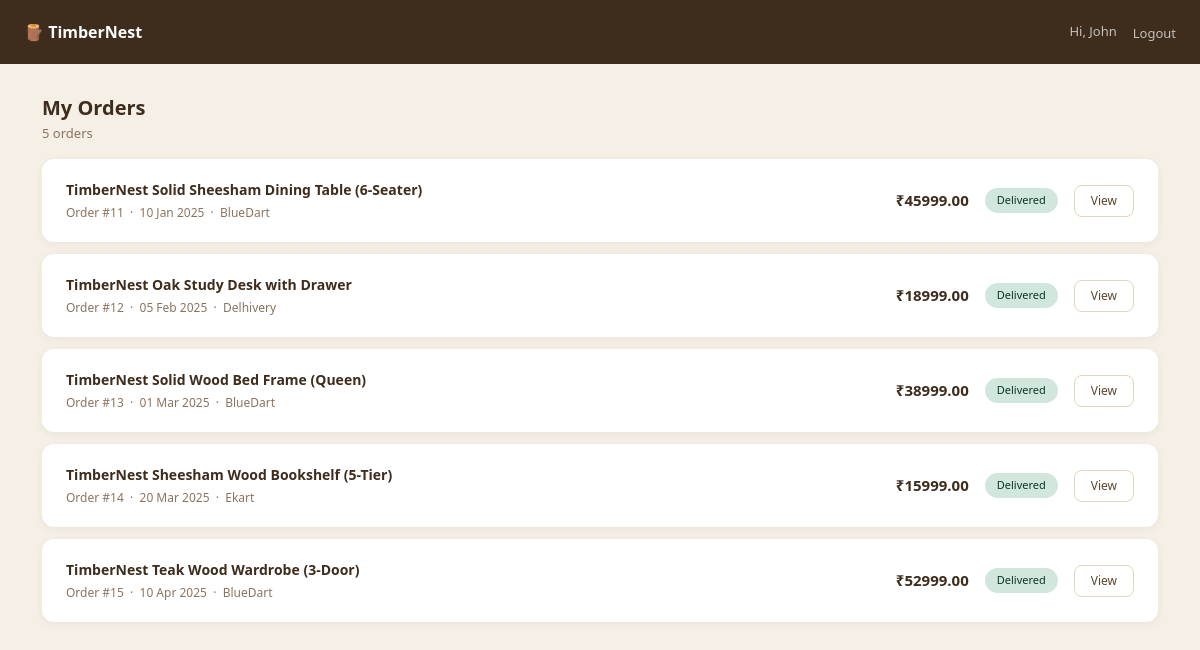
The app's page /orders/ (signed in) with its own data.
### orders/models.py (models this page shows, shortened)
class Order(models.Model):
    STATUS_CHOICE = [
        ("pending", "Pending"),
        ("dispatched", "Dispatched"),
        ("delivered", "Delivered"),
        ("cancelled", "Cancelled")
    ]
    user = models.ForeignKey(User, on_delete=models.CASCADE, related_name="orders")
    product = models.ForeignKey(Product, on_delete=models.SET_NULL, null=True, related_name="orders")
    product_name = models.CharField(max_length=255)
    amount = models.DecimalField(max_digits=10, decimal_places=2)
    status = models.CharField(max_length=100, choices=STATUS_CHOICE, default="pending")
    carrier = models.CharField(max_length=100, blank=True)
    tracking_number = models.CharField(max_length=100, blank=True)
    delivery = models.TextField(blank=True)
    created_at = models.DateTimeField(auto_now_add=True)
    updated_at = models.DateTimeField(auto_now=True, null=True)

### orders/views.py (the view)
# urls.py: path("", views.orders_list, name="orders_list"),
@login_required
def orders_list(request):
    orders = Order.objects.filter(user=request.user)
    context = {
        "orders": orders
    }
    return render(request, "orders_list.html", context)

### templates/orders_list.html (shortened to what this page needs)
<!DOCTYPE html>
<html lang="en">
<head>
  <link href="https://cdn.jsdelivr.net/npm/bootstrap@5.3.0/dist/css/bootstrap.min.css" rel="stylesheet"/>
</head>
<body>
<nav class="navbar d-flex align-items-center justify-content-between">
  <span class="navbar-brand">🪵 TimberNest</span>
  <div class="d-flex align-items-center">
    <span class="navbar-text">Hi, {{ request.user.first_name }}</span>
    <form method="POST" action="{% url 'logout' %}" style="display:inline;">
      <button type="submit" class="logout-btn">Logout</button>
    </form>
  </div>
</nav>
<div class="container">
  <div class="page-header">
    <h5>My Orders</h5>
    <p>{{ orders.count }} order{{ orders.count|pluralize }}</p>
  </div>
  {% if orders %}
    {% for order in orders %}
    <div class="order-card">
      <div>
        <p class="order-product">{{ order.product_name }}</p>
        <p class="order-meta">
          Order #{{ order.id }}
          &nbsp;·&nbsp;
          {{ order.created_at|date:"d M Y" }}
          {% if order.carrier %}
            &nbsp;·&nbsp; {{ order.carrier }}
          {% endif %}
        </p>
      </div>
      <div class="d-flex align-items-center gap-3">
        <span class="order-amount">₹{{ order.amount }}</span>
        <span class="badge-{{ order.status }}">
          {{ order.get_status_display }}
        </span>
        <a href="{% url 'order_detail' order.id %}" class="btn-view">View</a>
      </div>
    </div>
    {% endfor %}
  {% else %}
    <div style="text-align:center;padding:60px 0;color:#8a7461;">
      <p>No orders yet.</p>
    </div>
  {% endif %}
</div>
</body>
</html>

### templates/orders_list.html (style rules this page uses)
body { background: #f5efe6; font-family: 'Segoe UI', sans-serif; }
.navbar { background: #3e2c1c; padding: 14px 24px; }
.navbar-brand { color: #fff; font-weight: 700; font-size: 16px; }
.navbar-text { color: rgba(255,255,255,0.7); font-size: 13px; }
.logout-btn { color: rgba(255,255,255,0.7); font-size: 13px; background: none; border: none; cursor: pointer; margin-left: 16px; padding: 0; }
.page-header { padding: 32px 0 16px; }
.page-header h5 { font-weight: 700; color: #3e2c1c; margin: 0; }
.page-header p { color: #8a7461; font-size: 13px; margin: 4px 0 0; }
.order-card { background: #fff; border-radius: 12px; padding: 20px 24px; margin-bottom: 12px; box-shadow: 0 2px 8px rgba(76,52,32,0.06); display: flex; align-items: center; justify-content: space-between; }
.order-product { font-weight: 600; color: #3e2c1c; font-size: 14px; margin: 0; }
.order-meta { font-size: 12px; color: #8a7461; margin: 4px 0 0; }
.order-amount { font-weight: 700; color: #3e2c1c; font-size: 15px; }
.badge-delivered { background: #d1e7dd; color: #0a3622; padding: 4px 12px; border-radius: 20px; font-size: 11px; font-weight: 500; }
.btn-view { font-size: 12px; padding: 6px 16px; border: 1px solid #e2d5c3; border-radius: 8px; color: #5c4630; text-decoration: none; background: #fff; }

### records on screen
Order: product_name "TimberNest Solid Sheesham Dining Table (6-Seater)", id "11", created_at "10 Jan 2025", carrier "BlueDart", amount "45999.00", status "Delivered"
Order: product_name "TimberNest Oak Study Desk with Drawer", id "12", created_at "05 Feb 2025", carrier "Delhivery", amount "18999.00", status "Delivered"
Order: product_name "TimberNest Solid Wood Bed Frame (Queen)", id "13", created_at "01 Mar 2025", carrier "BlueDart", amount "38999.00", status "Delivered"
Order: product_name "TimberNest Sheesham Wood Bookshelf (5-Tier)", id "14", created_at "20 Mar 2025", carrier "Ekart", amount "15999.00", status "Delivered"
Order: product_name "TimberNest Teak Wood Wardrobe (3-Door)", id "15", created_at "10 Apr 2025", carrier "BlueDart", amount "52999.00", status "Delivered"

### other values on screen
{{ request.user.first_name }} "John"
{{ orders.count }} "5"
